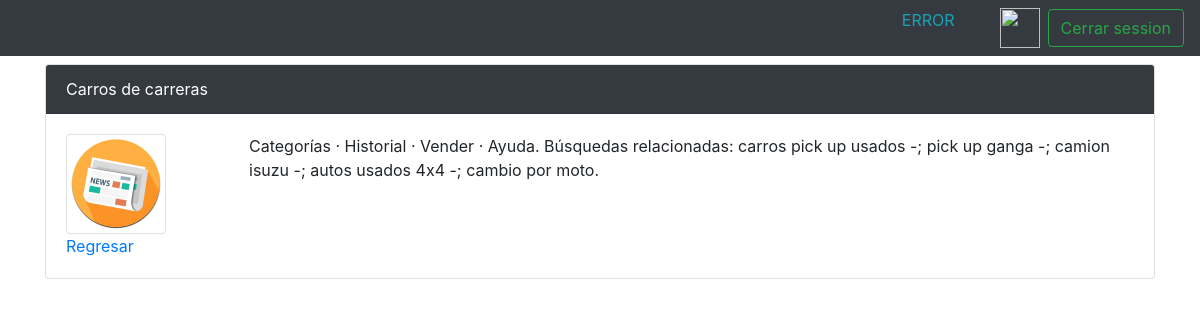
Screenshot of /index.php/news/5 with the database file from the repository.
### tables this page shows
CREATE TABLE `news` (
  `id` int(11) NOT NULL,
  `title` varchar(128) NOT NULL,
  `slug` varchar(128) NOT NULL,
  `text` text NOT NULL,
  `img` text
);

### application/controllers/News.php (called while the page is built, shortened)
<?php
class News extends CI_Controller
{
    public function __construct()
    {
        $this->load->model('news_model');
        $this->load->helper('url_helper');
        $this->load->library('session');
    }
    public function view($id = NULL)
    {
        $data['news_item'] = $this->news_model->get_news($id);
        $data['title'] = $data['news_item']['title'];
        $dataUser['name'] =  $this->session->userdata('name');
        $dataUser['email'] =  $this->session->userdata('email');
        $dataUser['urlImg'] =  $this->session->userdata('urlImg');
        $this->load->view('templates/header', $dataUser);
        $this->load->view('news/view', $data);
        $this->load->view('templates/footer');
    }
}

### index.php (called while the page is built, shortened)
<?php
require_once BASEPATH.'core/CodeIgniter.php';

### application/models/News_model.php (called while the page is built, shortened)
<?php
class News_model extends CI_Model
{
    public function get_news($id = FALSE)
    {
        $query = $this->db->get_where('news', array('id' => $id));
        return $query->row_array();
    }
}

### application/views/news/view.php (the view)
<div class="container">
    <div class="card mt-2">
            <div class="card-header bg-dark text-white">
                <?php echo $title; ?>
            </div>
            <div class="card-body">
            <div class="row">
                    <div class="col-2">
                    <img src="<?php echo base_url('./imgNoticias/'.$news_item['img']) ?>" alt="Noticia.png" class="img-thumbnail" style="width: 100px;height:100px;">
                    </div>
                    <div class="col">
                        <p class="card-text"><?php echo $news_item['text']; ?></p>
                    </div>
                </div>
                <a href="<?php echo site_url('news'); ?>">Regresar</a>
            </div>
        </div>
</div>

### rows the page displays
news: img (picture), text "Categorías · Historial · Vender · Ayuda. Búsquedas relacionadas: carros pick up usados -; pick up ganga -; camion isuzu -; autos usados 4x4 -; cambio por moto."

### other values shown
$title "Carros de carreras"
